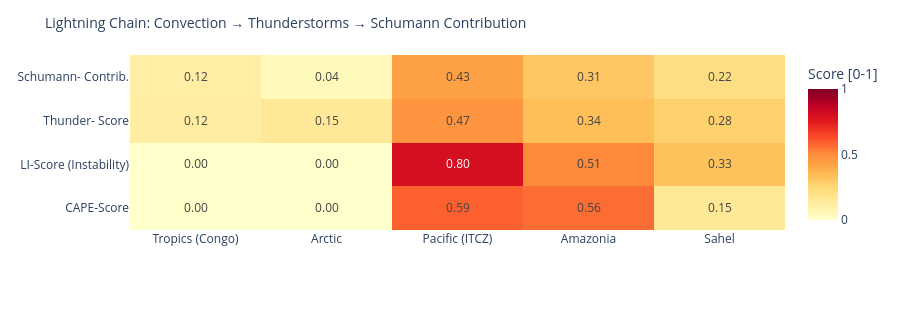

Here is the notebook cell this chart was saved with:
### Code cell
# ============================================================
# LIGHTNING CHAIN: Convection → Thunderstorms → Schumann
# Shows the causal chain per measurement point as heatmap
# ============================================================

def cape_score(v):
    """CAPE → normalized score [0,1]"""
    if v is None or pd.isna(v): return 0.0
    return min(1.0, float(v) / 3000)

def li_score(v):
    """Lifted Index: negative = unstable → score [0,1]"""
    if v is None or pd.isna(v): return 0.3
    return min(1.0, max(0.0, (-float(v) + 6) / 12))

def cloud_score(v):
    if v is None or pd.isna(v): return 0.3
    return float(v) / 100

def thunder_score(row):
    """Kombinierter Gewitterwahrscheinlichkeits-Score
    CAPE + LI + Bedeckung + WMO-Gewitter + konvektiver Niederschlag (showers)
    Hinweis: X-Ray und Kp sind kein Bestandteil – nur geomagn./solarer Kontext.
    """
    cs = cape_score(row.get('cape'))
    ls = li_score(row.get('li'))
    cl = cloud_score(row.get('cloud'))
    t  = 1.0 if row.get('thunderstorm') else 0.0
    # Convective precipitation (showers) as additional indicator
    sh = min(1.0, (row.get('showers') or 0) / 5.0)
    return round(cs * 0.30 + ls * 0.25 + cl * 0.15 + t * 0.20 + sh * 0.10, 3)

def schumann_contribution(t_score, lat):
    """Schumann contribution: higher in tropics (±30°), scaled by thunderstorm score"""
    lat_weight = max(0.3, 1.0 - abs(lat) / 60)
    return round(t_score * lat_weight, 3)

df_atm['cape_score']   = df_atm.apply(lambda r: cape_score(r['cape']), axis=1)
df_atm['li_score']     = df_atm.apply(lambda r: li_score(r['li']),    axis=1)
df_atm['thunder_score']= df_atm.apply(lambda r: thunder_score(r.to_dict()), axis=1)
df_atm['schumann_contribution'] = df_atm.apply(
    lambda r: schumann_contribution(r['thunder_score'], r['lat']), axis=1)

metrics = ['cape_score', 'li_score', 'thunder_score', 'schumann_contribution']
labels  = ['CAPE-Score', 'LI-Score\n(Instability)', 'Thunder-\nScore', 'Schumann-\nContrib.']
z_data  = [df_atm[m].tolist() for m in metrics]

fig = go.Figure(go.Heatmap(
    z=z_data,
    x=df_atm['point'].tolist(),
    y=labels,
    colorscale='YlOrRd',
    zmin=0, zmax=1,
    text=[[f'{v:.2f}' for v in row] for row in z_data],
    texttemplate='%{text}', textfont=dict(size=12),
    colorbar=dict(title='Score [0-1]')
))
fig.update_layout(
    title=dict(text='Lightning Chain: Convection → Thunderstorms → Schumann Contribution', font=dict(size=14)),
    height=310,
    plot_bgcolor='rgba(0,0,0,0)', paper_bgcolor='rgba(0,0,0,0)',
    margin=dict(l=130, r=80, t=55, b=80)
)
fig.show()

### Figure 1 — Plotly figure (JSON) as saved in the notebook; plotly's stock layout.template omitted (floating-point values rounded to 4 significant figures)
{"data": [{"colorbar": {"title": {"text": "Score [0-1]"}}, "colorscale": [[0.0, "rgb(255,255,204)"], [0.125, "rgb(255,237,160)"], [0.25, "rgb(254,217,118)"], [0.375, "rgb(254,178,76)"], [0.5, "rgb(253,141,60)"], [0.625, "rgb(252,78,42)"], [0.75, "rgb(227,26,28)"], [0.875, "rgb(189,0,38)"], [1.0, "rgb(128,0,38)"]], "text": [["0.00", "0.00", "0.59", "0.56", "0.15"], ["0.00", "0.00", "0.80", "0.51", "0.33"], ["0.12", "0.15", "0.47", "0.34", "0.28"], ["0.12", "0.04", "0.43", "0.31", "0.22"]], "textfont": {"size": 12}, "texttemplate": "%{text}", "type": "heatmap", "x": ["Tropics (Congo)", "Arctic", "Pacific (ITCZ)", "Amazonia", "Sahel"], "y": ["CAPE-Score", "LI-Score\n(Instability)", "Thunder-\nScore", "Schumann-\nContrib."], "z": [[0.0, 0.0, 0.59, 0.5633, 0.1533], [0.0, 0.0, 0.8, 0.5083, 0.325], [0.123, 0.15, 0.472, 0.338, 0.277], [0.115, 0.045, 0.433, 0.31, 0.217]], "zmax": 1, "zmin": 0}], "layout": {"height": 310, "margin": {"b": 80, "l": 130, "r": 80, "t": 55}, "paper_bgcolor": "rgba(0,0,0,0)", "plot_bgcolor": "rgba(0,0,0,0)", "title": {"font": {"size": 14}, "text": "Lightning Chain: Convection → Thunderstorms → Schumann Contribution"}}}
